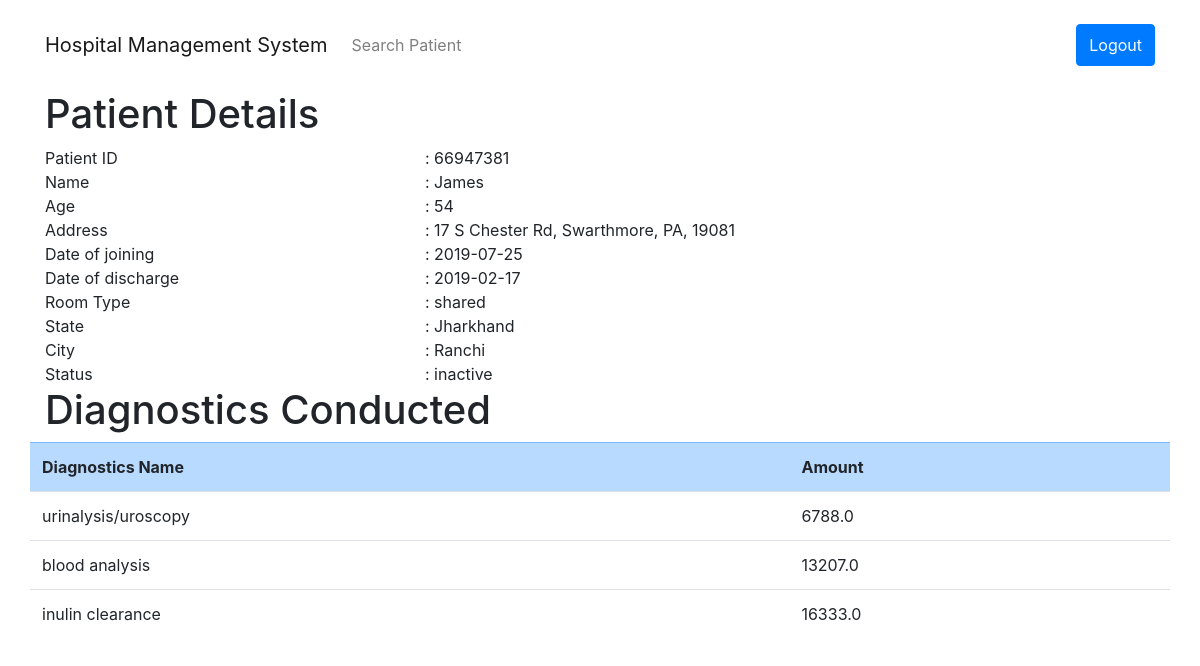
The app's page /show_patient_details?patient_id=66947381 (signed in) with its own data.
### hms/models.py (models this page shows, shortened)
class Patient(db.Model):
	ssn = db.Column(db.Integer, nullable=False)
	patient_id = db.Column(db.Integer, primary_key=True)
	patient_name = db.Column(db.String(20), nullable=False)
	patient_address = db.Column(db.String(100), nullable=False)
	patient_age = db.Column(db.Integer, nullable=False)
	patient_DOJ = db.Column(db.Date, nullable=False)
	patient_DOD = db.Column(db.Date, nullable=True)
	patient_room_type = db.Column(db.String(10), nullable=False)
	patient_state = db.Column(db.String(20), nullable=False)
	patient_city = db.Column(db.String(20), nullable=False)
	patient_status = db.Column(db.String(10), nullable=False)
	medicines = db.relationship('Medicine', backref='patient', lazy=True)
	diagnostics = db.relationship('Diagnostics', backref='patient', lazy=True)

class Diagnostics(db.Model):
	diagnostics_id = db.Column(db.Integer, primary_key=True)
	diagnostics_name = db.Column(db.String(20), nullable=False)
	diagnostics_amount = db.Column(db.Float, nullable=False)
	patient_id = db.Column(db.Integer, db.ForeignKey('patient.patient_id'), nullable=False)

### hms/routes.py (the view)
@app.route('/show_patient_details')
def show_patient_details():
	patient_id = request.args.get('patient_id', None, type=int)
	if not patient_id:
		flash("Patient Not Found!!!", category="danger")
		return redirect(url_for('search_patient'))
	else:
		patient = Patient.query.filter_by(patient_id=patient_id).first()
		if not patient:
			flash("Patient Not Found!!!", category="danger")
			return redirect(url_for('search_patient'))
		else:
			return render_template('show_patient_details.html', title="Patient Details", patient=patient)

### hms/templates/show_patient_details.html (shortened to what this page needs)
{% extends 'layout.html' %}
{% block content %}
<h1>Patient Details</h1>
<div class="row">
	<div class="col">
		Patient ID <br>
		Name <br>
		Age	<br>
		Address <br>
		Date of joining <br>
		Date of discharge <br>
		Room Type <br>
		State <br>
		City <br>
		Status <br>
	</div>
	<div class="col">
		: {{ patient.patient_id }} <br>
		: {{ patient.patient_name }} <br>
		: {{ patient.patient_age }} <br>
		: {{ patient.patient_address }} <br>
		: {{ patient.patient_DOJ }} <br>
		: {{ patient.patient_DOD }} <br>
		: {{ patient.patient_room_type }} <br>
		: {{ patient.patient_state }} <br>
		: {{ patient.patient_city }} <br>
		: {{ patient.patient_status }} <br>
	</div>
	<div class="col"></div>
</div>
{% if session.get('ROLE') == "adm_desk" or session.get('ROLE') == "diag" %}
<h1>Diagnostics Conducted</h1>
<div class="row">
	<table class="table">
		<tr class="table-primary">
			<th>Diagnostics Name</th>
			<th>Amount</th>
		</tr>
		{% for diagnostics in patient.diagnostics %}
		<tr>
			<td>{{ diagnostics.diagnostics_name }}</td>
			<td>{{ diagnostics.diagnostics_amount }}</td>
		</tr>
		{% endfor %}
	</table>
</div>
{% endif %}
{% endblock content %}

### hms/templates/layout.html (shortened to what this page needs)
<!DOCTYPE html>
<html>
<head>
	<link rel="stylesheet" href="https://stackpath.bootstrapcdn.com/bootstrap/4.5.0/css/bootstrap.min.css">
	<link rel="stylesheet" type="text/css" href="{{ url_for('static', filename='main.css') }}">
</head>
<body>
	<nav class="navbar navbar-expand-lg navbar-light" style="background-color: white;">
		<div class="container pt-3 pb-3">
			<a class="navbar-brand" href="#">Hospital Management System</a>
			{% if session.get('USER_ID') %}
			<div class="collapse navbar-collapse" id="navbarSupportedContent">
				<ul class="navbar-nav mr-auto">
					<li class="nav-item">
						<a class="nav-link" href="{{ url_for('search_patient') }}">Search Patient</a>
					</li>
				</ul>
				<a class="btn btn-primary pt-2 pb-2" href="{{ url_for('logout') }}">Logout</a>
			</div>
			{% else %}
			<a class="btn btn-primary pt-2 pb-2 ml-auto" href="{{ url_for('login') }}">Login</a>
			{% endif %}
		</div>
	</nav>
	<div class="container">
		{% block content %}
		{% endblock content %}
	</div>
</body>
</html>

### records on screen
Patient: patient_id "66947381", patient_name "James", patient_age "54", patient_address "17 S Chester Rd, Swarthmore, PA, 19081", patient_DOJ "2019-07-25", patient_DOD "2019-02-17", patient_room_type "shared", patient_state "Jharkhand", patient_city "Ranchi", patient_status "inactive"
Diagnostics: diagnostics_name "urinalysis/uroscopy", diagnostics_amount "6788.0"
Diagnostics: diagnostics_name "blood analysis", diagnostics_amount "13207.0"
Diagnostics: diagnostics_name "inulin clearance", diagnostics_amount "16333.0"
